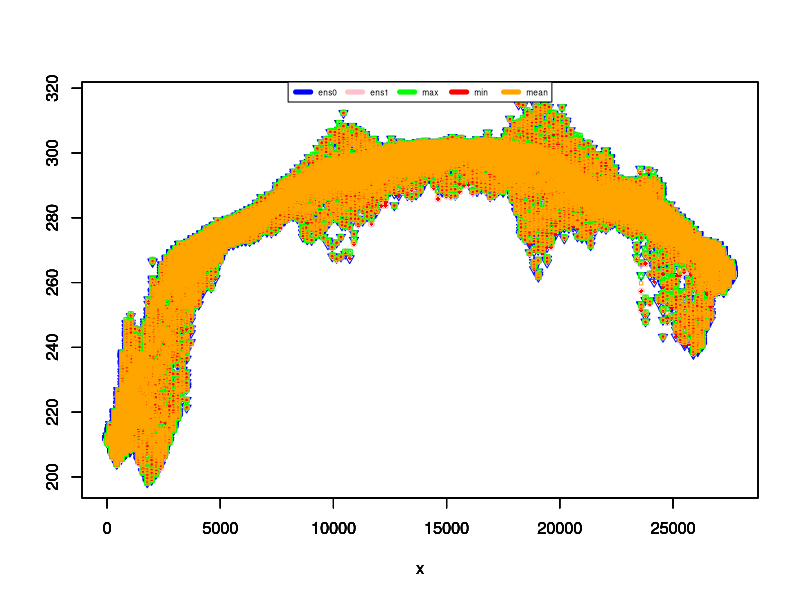
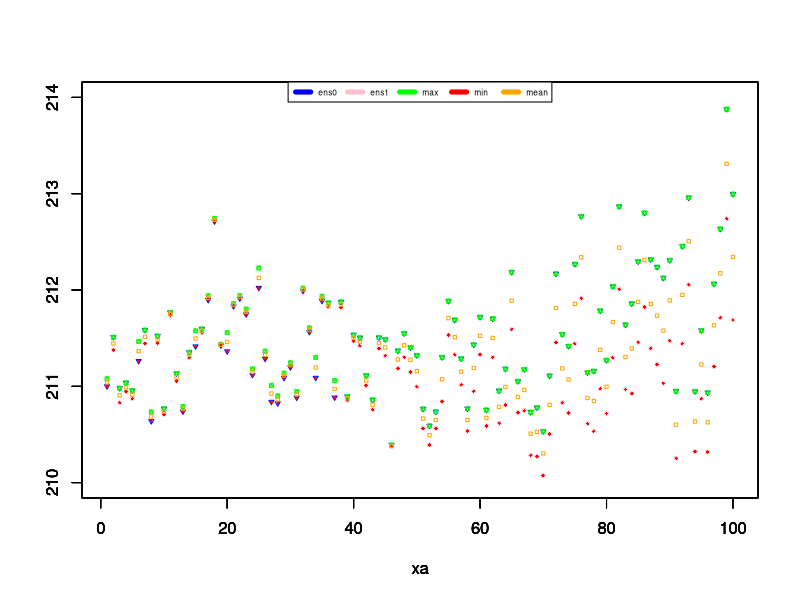
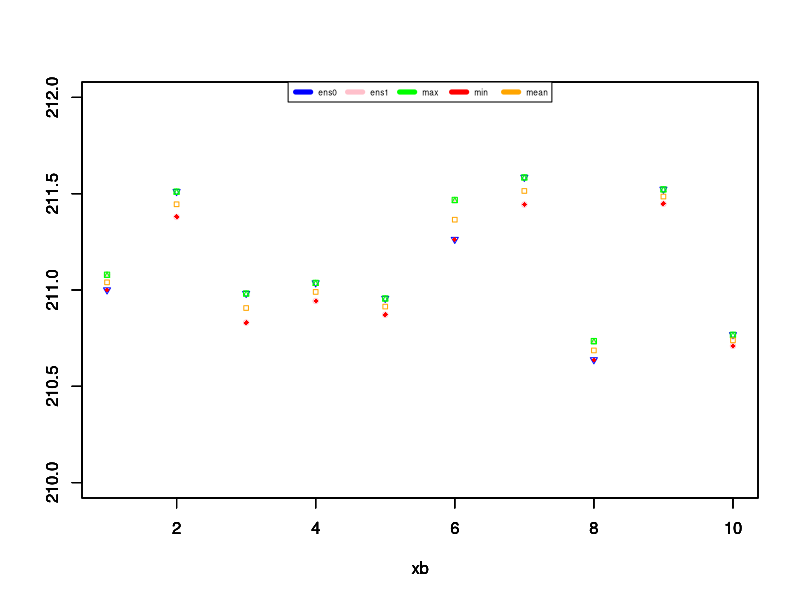
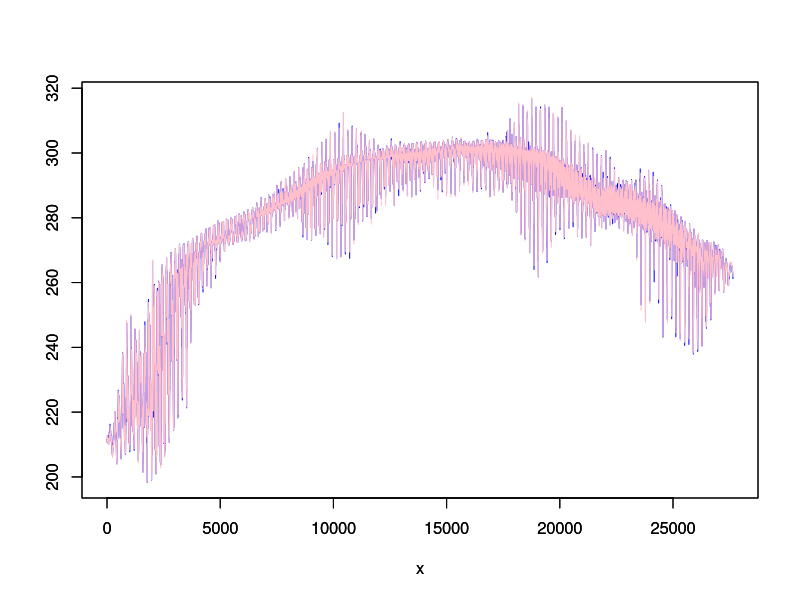
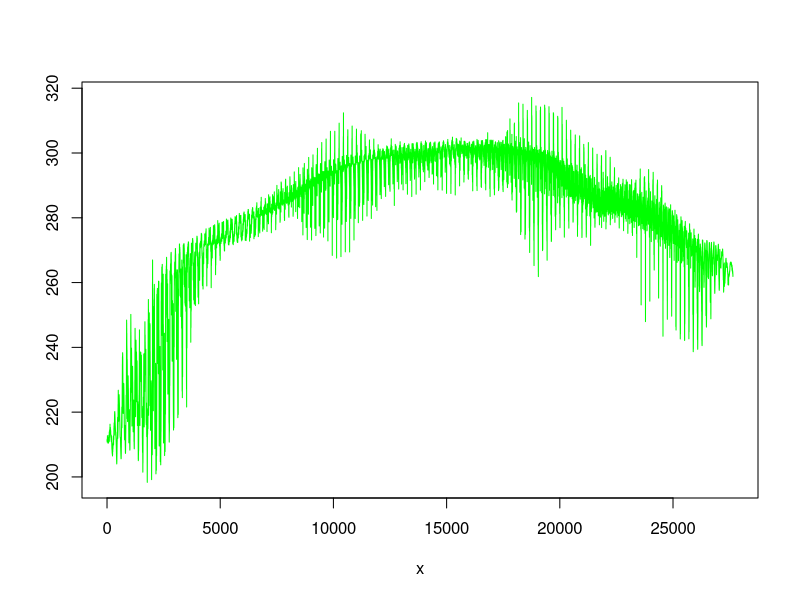
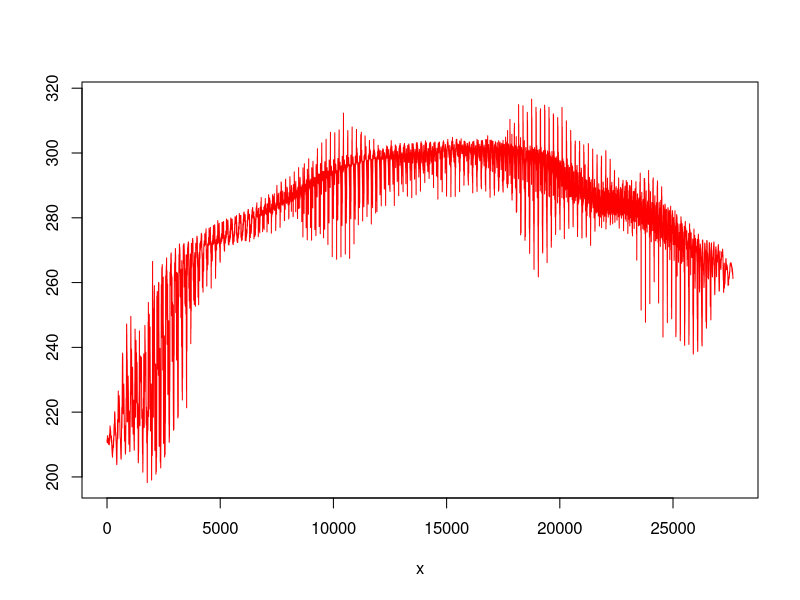
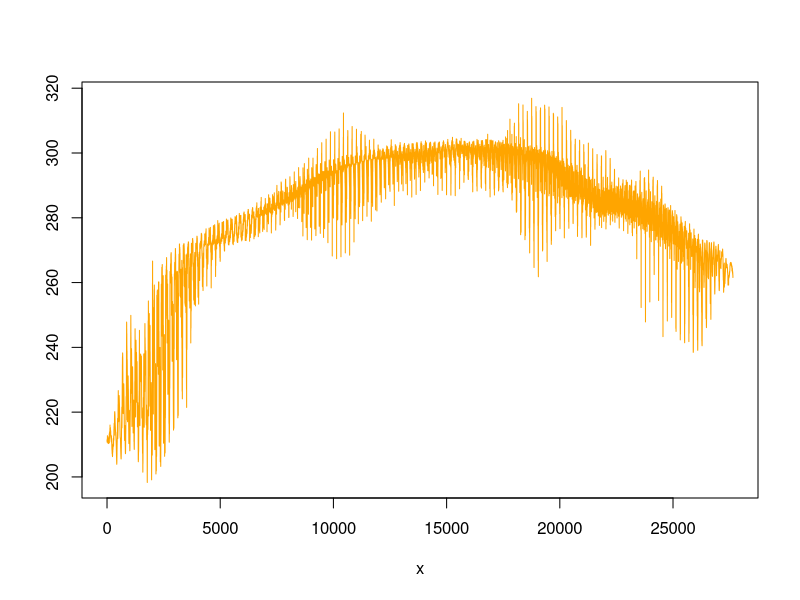
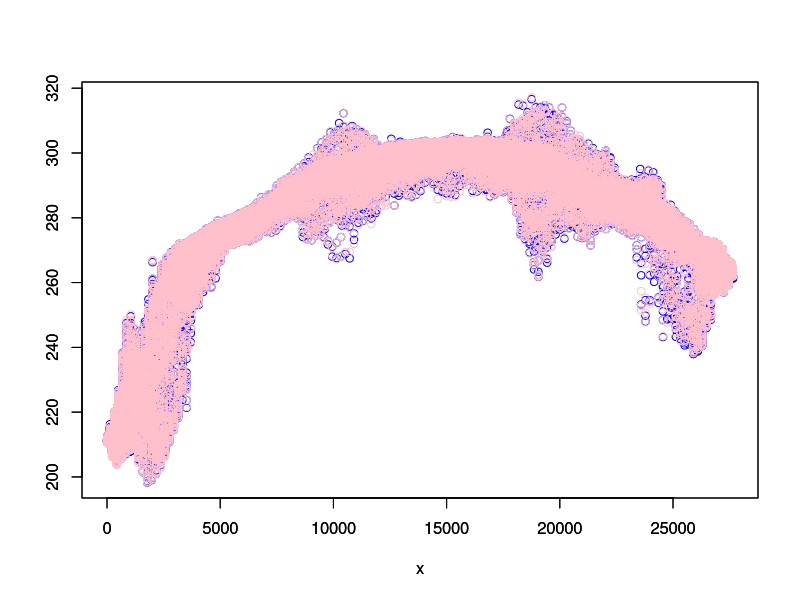

Here is the R script that generated these plots, in order:
#!/usr/bin/env Rscript

# ########################################################

pdf("temp.pdf") # either save all files in one pdf or the files in specific pdfs; find an option to automatise the choice

# temp_inst = read.csv("temp-inst.csv")
# temp_max = read.csv("temp-max.csv")
# temp_min = read.csv("temp-min.csv")
# temp_mean = read.csv("temp-mean.csv")

# data = read.table("test.csv", header=FALSE, sep = ',')
temp_inst1 = read.table("inst12.txt", header=FALSE, sep = ',')
temp_inst2 = read.table("inst22.txt", header=FALSE, sep = ',')
temp_max = read.table("max2.txt", header=FALSE, sep = ',')
temp_min = read.table("min2.txt", header=FALSE, sep = ',')
temp_mean = read.table("mean2.txt", header=FALSE, sep = ',')
temp_stdev = read.table("stdev2.txt", header=FALSE, sep = ',')

x1=length(temp_inst1)
x2=length(temp_inst2)
x3=length(temp_max)
x4=length(temp_min)
x5=length(temp_mean)
x6=length(temp_stdev)

print(x1)
print(x2)
print(x3)
print(x4)
print(x5)
print(x6)

x = seq(1, x1, 1)

lmin = min(temp_inst1,temp_inst2,temp_max,temp_min,temp_mean)
print(lmin)

lmax = max(temp_inst1,temp_inst2,temp_max,temp_min,temp_mean)
print(lmax)

plot(x,temp_inst1,type="p",col="blue",ylim = c(lmin, lmax),ylab="",pch = 6, cex = .9) 
par(new = TRUE)
plot(x,temp_inst2,type="p",col="pink",ylim = c(lmin, lmax),ylab="", pch = 10, cex = .8) 
par(new = TRUE)
plot(x,temp_max,type="p",col="green",ylim = c(lmin, lmax),ylab="", pch = 14, cex = .7) 
par(new = TRUE)
plot(x,temp_min,type="p",col="red",ylim = c(lmin, lmax),ylab="", pch = 18, cex = .6) 
par(new = TRUE)
plot(x,temp_mean,type="p",col="orange",ylim = c(lmin, lmax),ylab="", pch = 22, cex = .5) 
par(new = TRUE)
#lines(x,temp_stdev,col="pink")
plot_colors <- c("blue","pink","green","red","orange") 
par(new = TRUE)
legend(x = "top",inset = 0,
        legend = c("ens0", "ens1","max", "min","mean"), 
        col=plot_colors, lwd=5, cex=.5, horiz = TRUE)


xa = seq(1, 100, 1)


plot(xa,temp_inst1[1:100],type="p",col="blue",ylim = c(210,214),ylab="",pch = 6, cex = .5)
par(new = TRUE)
plot(xa,temp_inst2[1:100],type="p",col="pink",ylim = c(210,214),ylab="",pch = 10, cex = .5)
par(new = TRUE)
plot(xa,temp_max[1:100],type="p",col="green",ylim = c(210,214),ylab="",pch = 14, cex = .5)
par(new = TRUE)
plot(xa,temp_min[1:100],type="p",col="red",ylim = c(210,214),ylab="",pch = 18, cex = .5)
par(new = TRUE)
plot(xa,temp_mean[1:100],type="p",col="orange",ylim = c(210,214),ylab="",pch = 22, cex = .5)
par(new = TRUE)
#lines(x,temp_stdev,col="pink")
plot_colors <- c("blue","pink","green","red","orange")
par(new = TRUE)
legend(x = "top",inset = 0,
        legend = c("ens0", "ens1","max", "min","mean"),
        col=plot_colors, lwd=5, cex=.5, horiz = TRUE)


xb = seq(1, 10, 1)


plot(xb,temp_inst1[1:10],type="p",col="blue",ylim = c(210,212),ylab="",pch = 6, cex = .7)
par(new = TRUE)
plot(xb,temp_inst2[1:10],type="p",col="pink",ylim = c(210,212),ylab="",pch = 10, cex = .7)
par(new = TRUE)
plot(xb,temp_max[1:10],type="p",col="green",ylim = c(210,212),ylab="",pch = 14, cex = .7)
par(new = TRUE)
plot(xb,temp_min[1:10],type="p",col="red",ylim = c(210,212),ylab="",pch = 18, cex = .7)
par(new = TRUE)
plot(xb,temp_mean[1:10],type="p",col="orange",ylim = c(210,212),ylab="",pch = 22, cex = .7)
par(new = TRUE)
#lines(x,temp_stdev,col="pink")
plot_colors <- c("blue","pink","green","red","orange")
par(new = TRUE)
legend(x = "top",inset = 0,
        legend = c("ens0", "ens1","max", "min","mean"),
        col=plot_colors, lwd=5, cex=.5, horiz = TRUE)


plot(x,temp_inst1,type="l",col="blue",ylim = c(lmin, lmax),ylab="")
par(new = TRUE)
plot(x,temp_inst2,type="l",col="pink",ylim = c(lmin, lmax),ylab="")

plot(x,temp_max,type="l",col="green",ylim = c(lmin, lmax),ylab="")

plot(x,temp_min,type="l",col="red",ylim = c(lmin, lmax),ylab="")

plot(x,temp_mean,type="l",col="orange",ylim = c(lmin, lmax),ylab="")


plot(x,temp_inst1,type="p",col="blue",ylim = c(lmin, lmax),ylab="")
par(new = TRUE)
plot(x,temp_inst2,type="p",col="pink",ylim = c(lmin, lmax),ylab="")

plot(x,temp_max,type="p",col="green",ylim = c(lmin, lmax),ylab="")

plot(x,temp_min,type="p",col="red",ylim = c(lmin, lmax),ylab="")

plot(x,temp_mean,type="p",col="orange",ylim = c(lmin, lmax),ylab="")


#dev.off()
print("Graphics constructed with success!")
